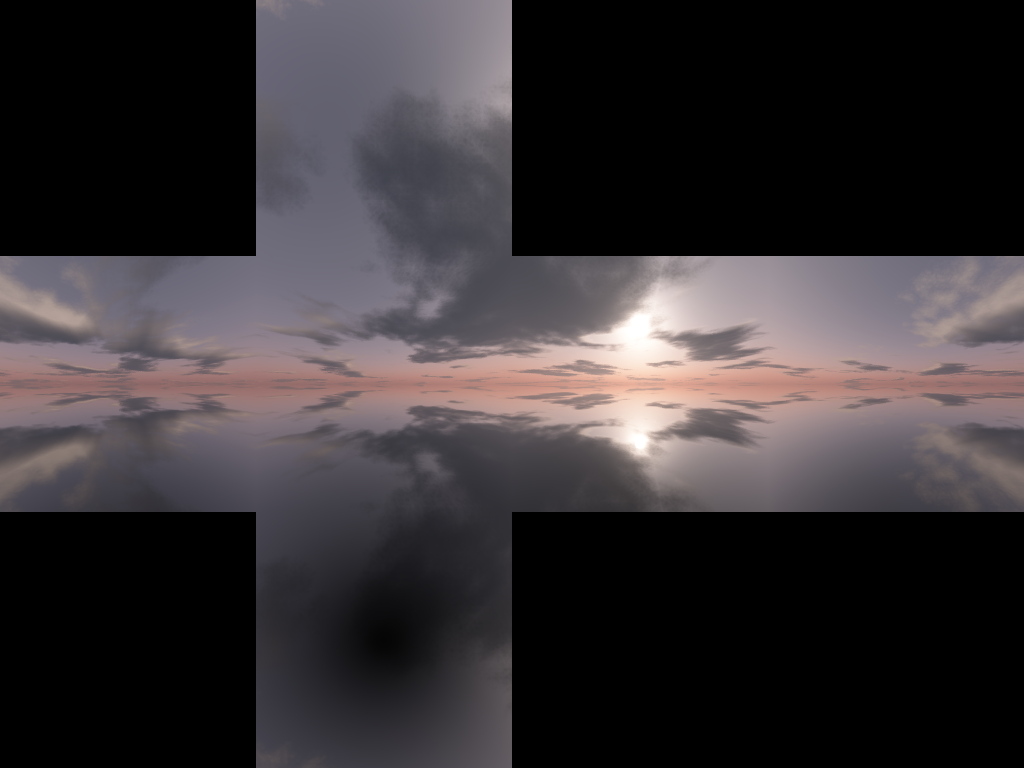
#> input picture assets/cubemap.png, 2048 x 1536 px (shown at 1/2 size)
$ python -i generate_cubemap.py   (imports and definitions only)
#> lines starting #> are read from the running program, lines starting #| are printed output that depends on the picture; after the words box and inside, x2 and y2 are one past the last pixel; in counts of white or black regions, pixels touching at a corner belong together
import numpy as np
import cv2
from pathlib import Path

def generate_cubemap_from_hdr(hdr_path, output_dir, face_size=512):
#> called with hdr_path = '../assets/cubemap.png', output_dir = 'out.png', face_size = 512
    Path(output_dir).mkdir(parents=True, exist_ok=True)

    # Load HDR image
    print(f"Loading HDR image: {hdr_path}")
    hdr_image = cv2.imread(hdr_path, cv2.IMREAD_ANYDEPTH | cv2.IMREAD_COLOR)
#> hdr_image is the input picture: shape (1536, 2048, 3); mean B, G, R 52.7, 50, 54.8

    if hdr_image is None:
        print(f"Error: Could not load {hdr_path}")
        return

    # Check if loaded as grayscale, convert to 3 channels if needed
    if len(hdr_image.shape) == 2:
        print("Warning: HDR image loaded as grayscale, converting to 3 channels")
        hdr_image = cv2.cvtColor(hdr_image, cv2.COLOR_GRAY2BGR)

    height, width = hdr_image.shape[:2]
#> height = 1536; width = 2048
    print(f"HDR image size: {width}x{height}, channels: {hdr_image.shape[2]}")
#| HDR image size: 2048x1536, channels: 3

    # Convert BGR to RGB
    if hdr_image.shape[2] == 3:
        hdr_image = cv2.cvtColor(hdr_image, cv2.COLOR_BGR2RGB)

    # Apply tone mapping to HDR data
    hdr_image = tone_map(hdr_image)

    # Generate cubemap faces
    faces = {
        "right": generate_face(hdr_image, "right", face_size),
        "left": generate_face(hdr_image, "left", face_size),
        "top": generate_face(hdr_image, "top", face_size),
        "bottom": generate_face(hdr_image, "bottom", face_size),
        "front": generate_face(hdr_image, "front", face_size),
        "back": generate_face(hdr_image, "back", face_size),
    }

    # Save faces as PNG
    for face_name, face_data in faces.items():
        # Normalize to 8-bit for PNG
        face_uint8 = np.clip(face_data * 255, 0, 255).astype(np.uint8)
        # Convert RGB back to BGR for OpenCV
        face_bgr = cv2.cvtColor(face_uint8, cv2.COLOR_RGB2BGR)
        output_path = Path(output_dir) / f"{face_name}.png"
        cv2.imwrite(str(output_path), face_bgr)
        print(f"Saved: {output_path}")

def tone_map(hdr_image, exposure=1, gamma=1):
    """Apply tone mapping and gamma correction to HDR image."""
#> called with exposure = 1, gamma = 1
    # Ensure float32
    hdr_image = hdr_image.astype(np.float32)

    # Simple exposure adjustment
    mapped = hdr_image * exposure

    # Use simple tone mapping: sqrt is gentler than Reinhard
    mapped = np.sqrt(mapped)
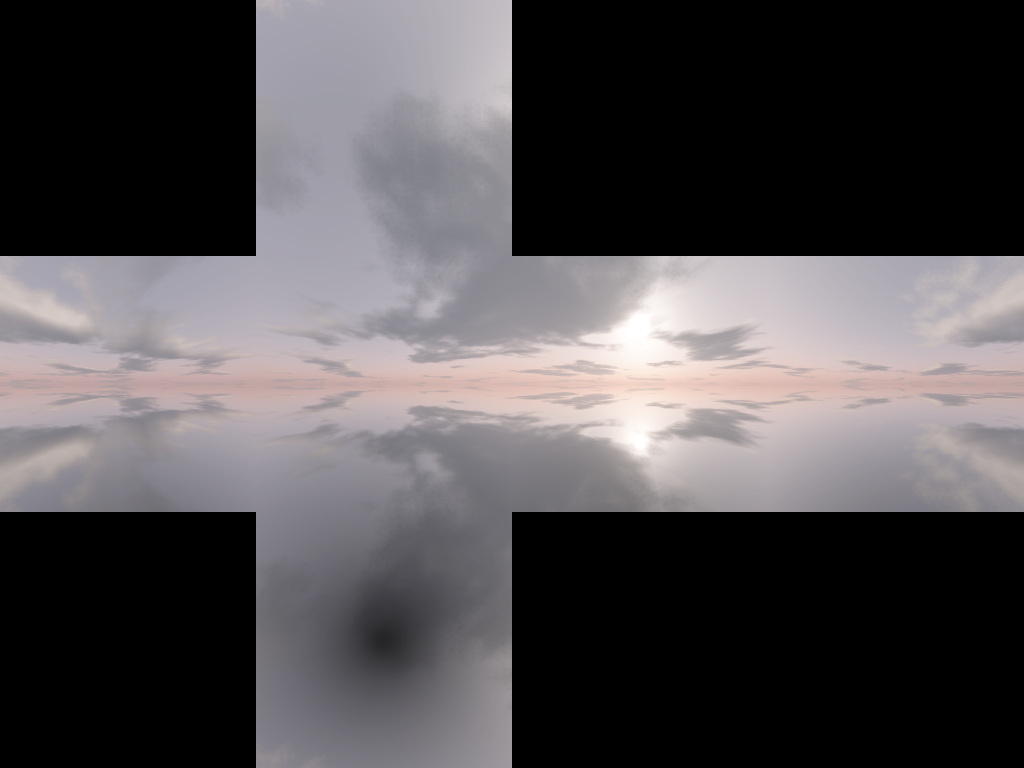
#> mapped: shape (1536, 2048, 3) float32 (shown at 1/2 size); mean R, G, B 5.09, 4.88, 5.03; drawn with min black and max white

    # Gamma correction
    mapped = np.power(np.maximum(mapped, 0.0), 1.0 / gamma)

    return np.clip(mapped, 0, 1)
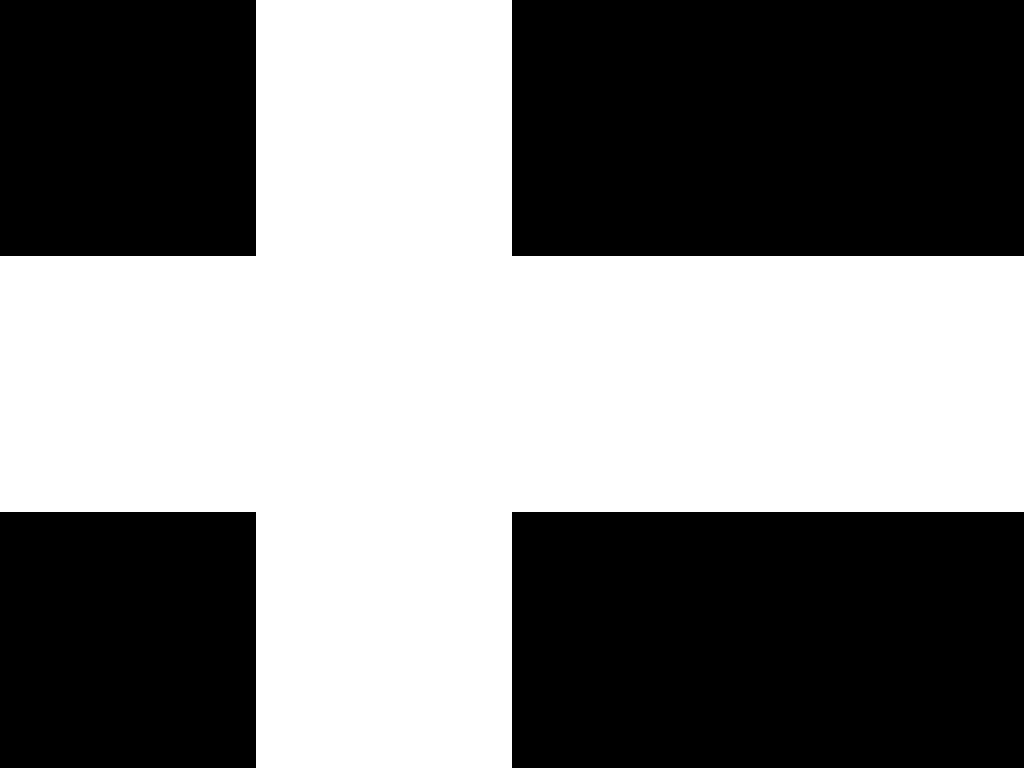
#> returned value: shape (1536, 2048, 3) float32 (shown at 1/2 size); values 0 (black) and 1 (white), 50% white; 1 white region, box (x1, y1, x2, y2) and area: (0, 0, 2048, 1536) 1572864

def generate_face(hdr_image, face, size):
    """Generate a single cubemap face from a panorama."""
#> called with face = 'right', size = 512
    face_data = np.zeros((size, size, 3), dtype=np.float32)

    h, w = hdr_image.shape[:2]
#> h = 1536; w = 2048

    for y in range(size):
        for x in range(size):
            # Normalize coordinates to -1..1
            u = (x / size) * 2 - 1
            v = (y / size) * 2 - 1

            # Get direction vector based on face
            # Standard OpenGL cubemap face orientations
            if face == "right":
                dx, dy, dz = 1, v, u
            elif face == "left":
                dx, dy, dz = -1, v, -u
            elif face == "top":
                dx, dy, dz = u, 1, v
            elif face == "bottom":
                dx, dy, dz = u, -1, -v
            elif face == "front":
                dx, dy, dz = u, v, -1
            elif face == "back":
                dx, dy, dz = -u, v, 1

            # Convert direction to spherical coordinates
            length = np.sqrt(dx*dx + dy*dy + dz*dz)
            dx, dy, dz = dx/length, dy/length, dz/length

            # Spherical to panorama
            lon = np.arctan2(dz, dx)
            lat = np.arcsin(dy)

            # Map to image coordinates
            px = int(((lon + np.pi) / (2 * np.pi)) * w) % w
            py = int(((lat + np.pi / 2) / np.pi) * h) % h
            py = (h - 1 - py) % h  # Flip Y axis

            face_data[y, x] = hdr_image[py, px]
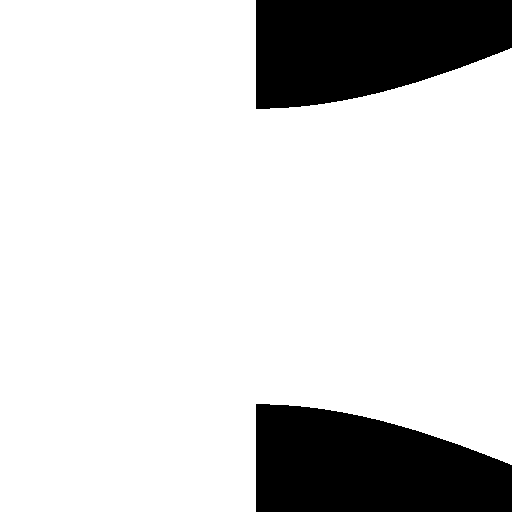
#> face_data: shape (512, 512, 3) float32; values 0 (black) and 1 (white), 83.1% white; 2 black regions, box (x1, y1, x2, y2) and area: (256, 0, 512, 109) 22265, (256, 404, 512, 512) 22009

    return face_data

# [6 lines not run here, left out]

>>> result = generate_cubemap_from_hdr('../assets/cubemap.png', 'out.png')
#> call 2 of generate_face, with face = 'left', size = 512
#> in generate_face (call 2), `face_data = np.zeros((size, size, 3), dtype=np.float32)`: face_data: shape (512, 512, 3) float32; every value is 0
#> after the loop in generate_face (call 2), `for y in range(size):`:
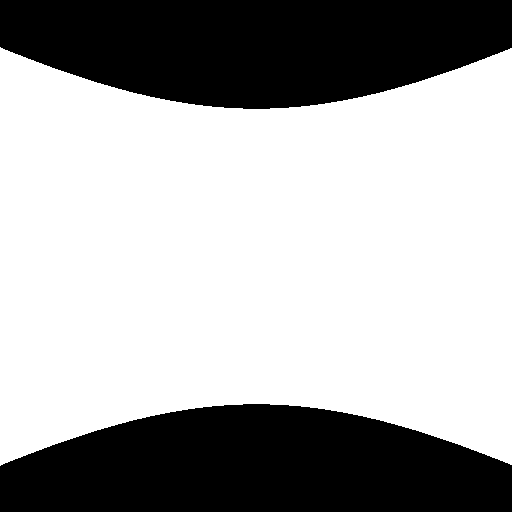
#> face_data: shape (512, 512, 3) float32; values 0 (black) and 1 (white), 66.3% white; 2 black regions, box (x1, y1, x2, y2) and area: (0, 0, 512, 109) 44468, (0, 404, 512, 512) 43956
#> call 3 of generate_face, with face = 'top', size = 512
#> after the loop in generate_face (call 3), `for y in range(size):`:
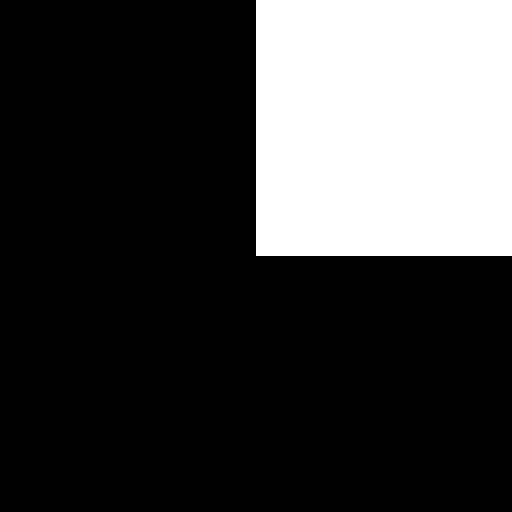
#> face_data: shape (512, 512, 3) float32; values 0 (black) and 1 (white), 25% white; 1 white region, box (x1, y1, x2, y2) and area: (256, 0, 512, 256) 65536
#> call 4 of generate_face, with face = 'bottom', size = 512
#> after the loop in generate_face (call 4), `for y in range(size):`:
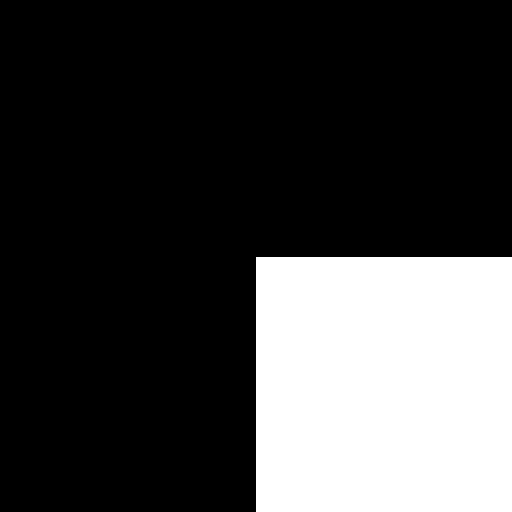
#> face_data: shape (512, 512, 3) float32; values 0 (black) and 1 (white), 24.9% white; 1 white region, box (x1, y1, x2, y2) and area: (256, 257, 512, 512) 65280
#> after the loop in generate_face (call 5), `for y in range(size):`:
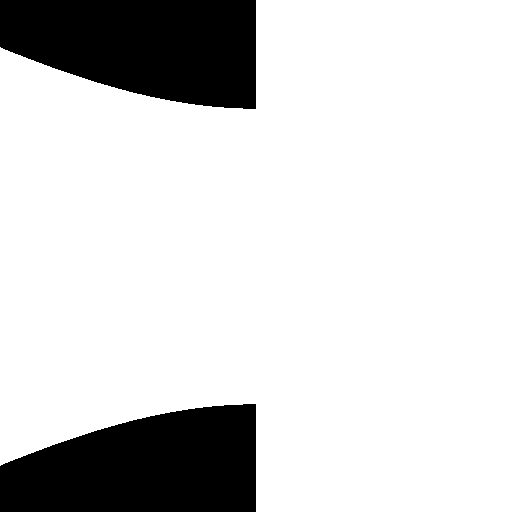
#> face_data: shape (512, 512, 3) float32; values 0 (black) and 1 (white), 83.2% white; 2 black regions, box (x1, y1, x2, y2) and area: (0, 0, 256, 109) 22203, (0, 404, 256, 512) 21947
#> the loop in generate_cubemap_from_hdr, `for face_name, face_data in faces.items():` made 6 passes
#> face_name on passes 1 to 6: 'right', 'left', 'top', 'bottom', 'front', 'back'
#| Saved: out.png/right.png
#| Saved: out.png/left.png
#| Saved: out.png/top.png
#| Saved: out.png/bottom.png
#| Saved: out.png/front.png
#| Saved: out.png/back.png
